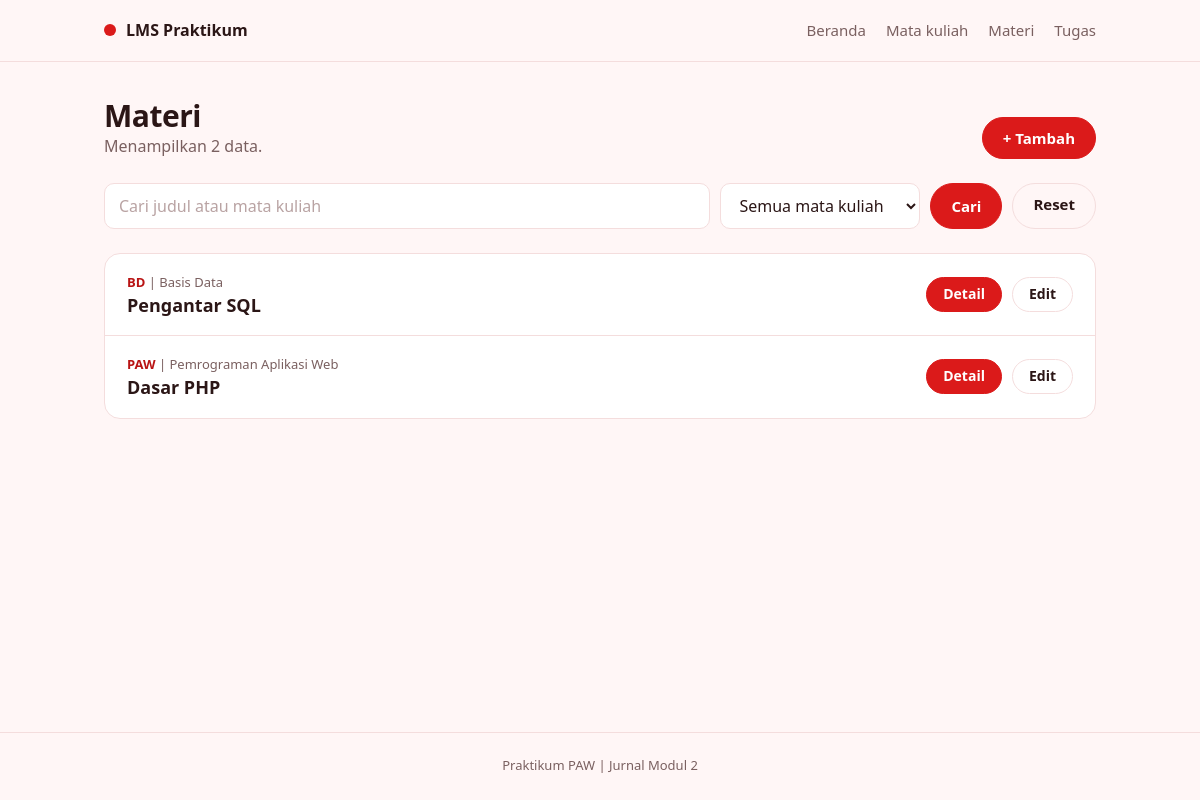
The app's page /materi.php with its own data.
### tables this page shows
CREATE TABLE materi (
  id INT UNSIGNED AUTO_INCREMENT PRIMARY KEY,
  mata_kuliah_id INT UNSIGNED NOT NULL,
  judul VARCHAR(150) NOT NULL,
  isi TEXT NOT NULL,
  tautan VARCHAR(255) NOT NULL DEFAULT '',
  FOREIGN KEY (mata_kuliah_id) REFERENCES mata_kuliah(id) ON DELETE RESTRICT
);

CREATE TABLE mata_kuliah (
  id INT UNSIGNED AUTO_INCREMENT PRIMARY KEY,
  kode VARCHAR(20) NOT NULL UNIQUE,
  nama VARCHAR(100) NOT NULL,
  dosen VARCHAR(100) NOT NULL,
  semester TINYINT UNSIGNED NOT NULL
);

### functions.php (called while the page is built, shortened)
<?php
function h($teks)
{
    return htmlspecialchars((string) $teks, ENT_QUOTES, 'UTF-8');
}
function input($sumber, $nama)
{
    return '';
}

### materi.php (the view, shortened to what this page needs)
<?php
require 'functions.php';
require 'connect.php';
$aksi = input($_GET, 'aksi');
if (!in_array($aksi, ['tambah', 'detail', 'edit', 'hapus'], true)) {
    $aksi = 'daftar';
}
if ($aksi === 'daftar') {
    $search = input($_GET, 'search');
    $sql = "SELECT m.*, mk.kode AS kode_mk, mk.nama AS nama_mk
        FROM materi m
        JOIN mata_kuliah mk ON mk.id = m.mata_kuliah_id";
    $param = [];
    $sql .= " ORDER BY mk.kode, m.judul";
    $stmt = $conn->prepare($sql);
    $stmt->execute($param);
    $daftar_materi = $stmt->get_result()->fetch_all(MYSQLI_ASSOC);
}
require 'header.php';
?>
<?php if ($aksi === 'daftar'): ?>
    <div class="page-head">
        <div>
            <h1>Materi</h1>
            <p class="muted">Menampilkan <?= count($daftar_materi) ?> data.</p>
        </div>
        <a class="btn" href="materi.php?aksi=tambah">+ Tambah</a>
    </div>
    <form class="toolbar" method="get" action="materi.php">
        <input type="text" name="search" placeholder="Cari judul atau mata kuliah" value="<?= h($search) ?>">
        <select name="mata_kuliah_id">
            <option value="">Semua mata kuliah</option>
        </select>
        <button class="btn" type="submit">Cari</button>
        <a class="btn btn-ghost" href="materi.php">Reset</a>
    </form>
    <?php if (count($daftar_materi) === 0): ?>
        <p class="empty">Data tidak ditemukan.</p>
    <?php else: ?>
        <div class="card list">
            <?php foreach ($daftar_materi as $baris): ?>
                <div class="list-item">
                    <div>
                        <p class="kicker"><span class="code"><?= h($baris['kode_mk']) ?></span> | <?= h($baris['nama_mk']) ?></p>
                        <h2><?= h($baris['judul']) ?></h2>
                    </div>
                    <div class="actions">
                        <a class="btn btn-sm" href="materi.php?aksi=detail&id=<?= (int) $baris['id'] ?>">Detail</a>
                        <a class="btn btn-sm btn-ghost" href="materi.php?aksi=edit&id=<?= (int) $baris['id'] ?>">Edit</a>
                    </div>
                </div>
            <?php endforeach ?>
        </div>
    <?php endif ?>
<?php endif ?>
<?php require 'footer.php'; ?>

### styles.css (style rules this page uses)
:root { --merah: #DB1A1A; --merah-tua: #B91414; --latar: #FFF6F6; --putih: #FFFFFF; --merah-muda: #FDE9E9; --garis: #F4DDDD; --teks: #2B1616; --teks-pudar: #7A6060; }
* { box-sizing: border-box; }
body { margin: 0; background: var(--latar); color: var(--teks); font: 16px/1.55 system-ui, -apple-system, "Segoe UI", Roboto, Arial, sans-serif; }
h1, h2, p, dl, dd { margin: 0; }
h1 { font-size: 30px; line-height: 1.2; letter-spacing: -0.5px; overflow-wrap: anywhere; }
h2 { font-size: 18px; line-height: 1.3; overflow-wrap: anywhere; }
.muted { color: var(--teks-pudar); }
.btn { display: inline-block; padding: 11px 20px; border: 1px solid var(--merah); border-radius: 999px; background: var(--merah); color: #fff; font: inherit; font-size: 15px; font-weight: 600; line-height: 1.2; text-align: center; text-decoration: none; cursor: pointer; }
.btn-sm { padding: 8px 16px; font-size: 14px; }
.btn-ghost { background: transparent; border-color: var(--garis); color: var(--teks); }
.actions { display: flex; flex-wrap: wrap; gap: 10px; margin-top: 24px; }
input, select, textarea { width: 100%; height: 46px; padding: 0 14px; border: 1px solid var(--garis); border-radius: 10px; background: var(--putih); color: var(--teks); font: inherit; }
input::placeholder { color: #B9A3A3; }
.toolbar { display: flex; gap: 10px; margin: 24px 0; }
.toolbar input { flex: 1; }
.toolbar select { width: 200px; }
.card { background: var(--putih); border: 1px solid var(--garis); border-radius: 16px; }
.page-head { display: flex; align-items: flex-end; justify-content: space-between; gap: 16px; }
.list { margin-top: 16px; overflow: hidden; }
.list-item { display: flex; align-items: center; justify-content: space-between; gap: 16px; padding: 18px 22px; color: var(--teks); text-decoration: none; }
.list-item + .list-item { border-top: 1px solid var(--garis); }
.list-item .actions { flex: none; margin-top: 0; }
.kicker { margin-bottom: 2px; color: var(--teks-pudar); font-size: 13px; overflow-wrap: anywhere; }
.code { color: var(--merah-tua); font-weight: 600; }

### records on screen
materi: mata_kuliah.kode "BD", mata_kuliah.nama "Basis Data", judul "Pengantar SQL"
materi: mata_kuliah.kode "PAW", mata_kuliah.nama "Pemrograman Aplikasi Web", judul "Dasar PHP"

### other values on screen
count($daftar_materi) "2"
